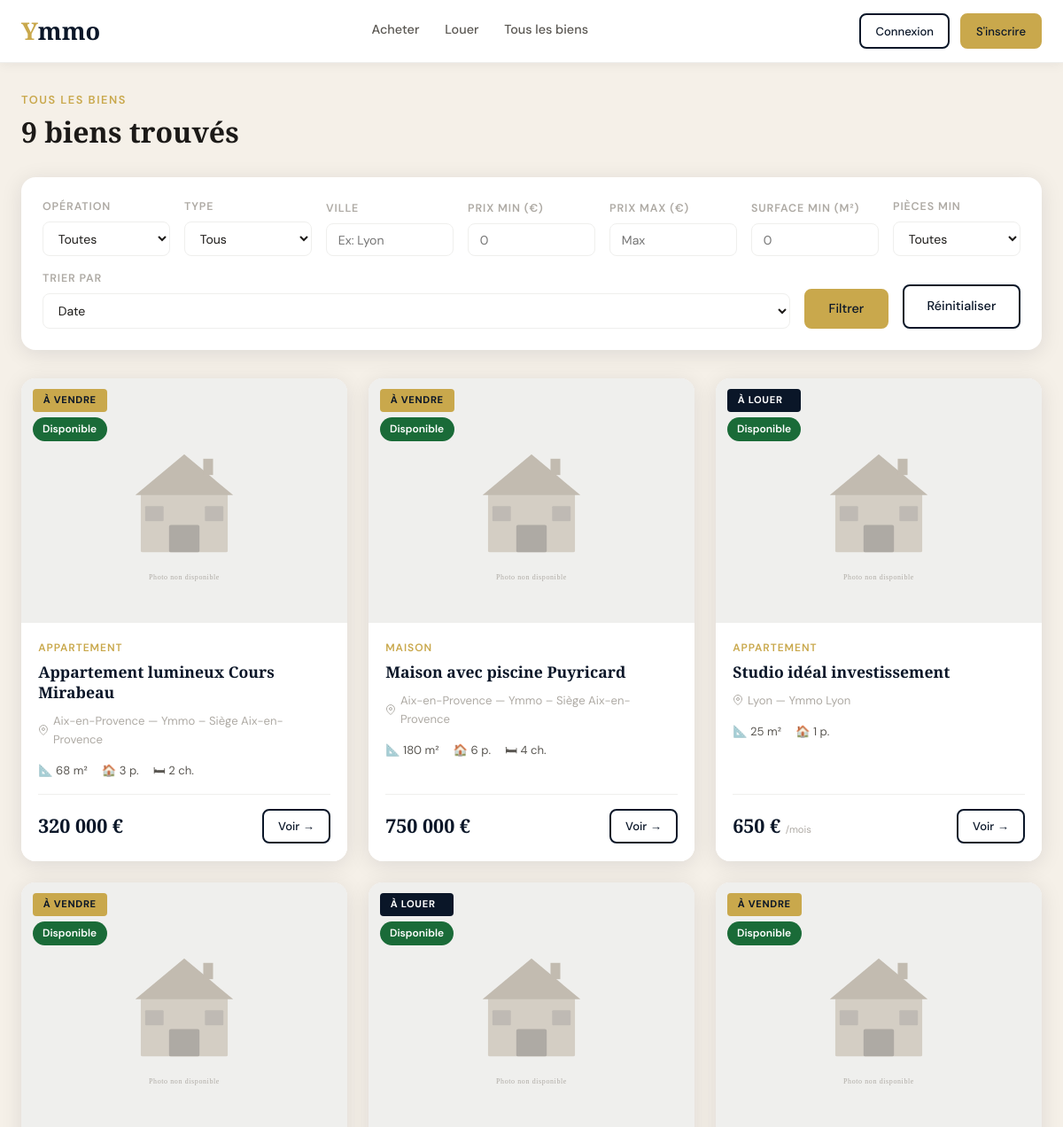
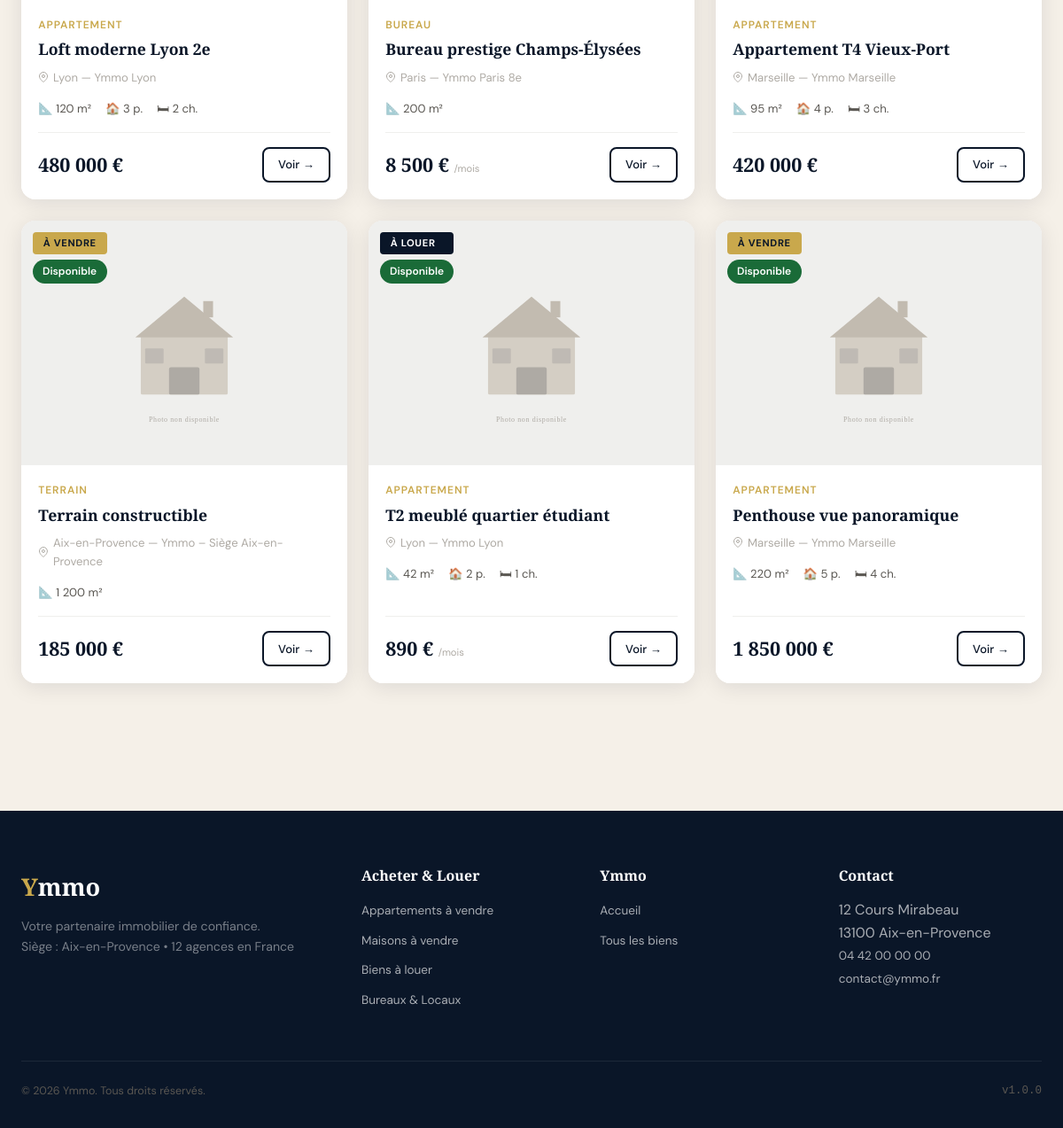
The page /biens.php on the database its author committed (2 pictures, top to bottom).
### tables this page shows
CREATE TABLE `biens` (
  `id`            INT UNSIGNED AUTO_INCREMENT PRIMARY KEY,
  `titre`         VARCHAR(200) NOT NULL,
  `description`   TEXT         NOT NULL,
  `type`          ENUM('appartement','maison','bureau','local','terrain','autre') NOT NULL,
  `statut`        ENUM('disponible','vendu','loue','archive') NOT NULL DEFAULT 'disponible',
  `operation`     ENUM('vente','location') NOT NULL DEFAULT 'vente',
  `prix`          DECIMAL(12,2) NOT NULL,
  `surface`       DECIMAL(8,2)  NOT NULL,
  `pieces`        TINYINT UNSIGNED NOT NULL DEFAULT 1,
  `chambres`      TINYINT UNSIGNED NOT NULL DEFAULT 0,
  `etage`         TINYINT NULL,
  `adresse`       VARCHAR(255) NOT NULL,
  `ville`         VARCHAR(100) NOT NULL,
  `cp`            VARCHAR(10)  NOT NULL,
  `latitude`      DECIMAL(10,7) NULL,
  `longitude`     DECIMAL(10,7) NULL,
  `agence_id`     INT UNSIGNED NOT NULL,
  `agent_id`      INT UNSIGNED NOT NULL,
  `options`       JSON NULL COMMENT 'Parkings, cave, terrasse, etc.',
  `created_at`    DATETIME DEFAULT CURRENT_TIMESTAMP,
  `updated_at`    DATETIME DEFAULT CURRENT_TIMESTAMP ON UPDATE CURRENT_TIMESTAMP,
  FOREIGN KEY (`agence_id`) REFERENCES `agences`(`id`),
  FOREIGN KEY (`agent_id`)  REFERENCES `users`(`id`)
);

CREATE TABLE `agences` (
  `id`        INT UNSIGNED AUTO_INCREMENT PRIMARY KEY,
  `nom`       VARCHAR(100) NOT NULL,
  `adresse`   VARCHAR(255) NOT NULL,
  `ville`     VARCHAR(100) NOT NULL,
  `cp`        VARCHAR(10)  NOT NULL,
  `telephone` VARCHAR(20)  NOT NULL,
  `email`     VARCHAR(150) NOT NULL,
  `created_at` DATETIME DEFAULT CURRENT_TIMESTAMP
);

### config/database.php (called while the page is built, shortened)
<?php
class Database
{
    private static ?PDO $instance = null;
    public static function getInstance(): PDO
    {
        if (self::$instance === null) {
            try {
                $dsn = sprintf(
                    'mysql:host=%s;dbname=%s;charset=%s',
                    DB_HOST, DB_NAME, DB_CHARSET
                );
                self::$instance = new PDO($dsn, DB_USER, DB_PASS, [
                    PDO::ATTR_ERRMODE            => PDO::ERRMODE_EXCEPTION,
                    PDO::ATTR_DEFAULT_FETCH_MODE => PDO::FETCH_ASSOC,
                    PDO::ATTR_EMULATE_PREPARES   => false,
                ]);
            } catch (PDOException $e) {
                if (DEBUG_MODE) {
                    die('Erreur de connexion BDD : ' . $e->getMessage());
                } else {
                    die('Erreur de connexion. Veuillez réessayer plus tard.');
                }
            }
        }
        return self::$instance;
    }
    public static function query(string $sql, array $params = []): PDOStatement
    {
        $stmt = self::getInstance()->prepare($sql);
        $stmt->execute($params);
        return $stmt;
    }
    public static function fetchOne(string $sql, array $params = []): array|false
    {
        return self::query($sql, $params)->fetch();
    }
}

### biens.php (the view, shortened to what this page needs)
<?php
require_once __DIR__ . '/includes/header.php';
$filters = [
  'operation'  => clean($_GET['operation']  ?? ''),
  'type'       => clean($_GET['type']       ?? ''),
  'ville'      => clean($_GET['ville']      ?? ''),
  'prix_min'   => isset($_GET['prix_min']) && $_GET['prix_min'] !== '' ? (float)$_GET['prix_min'] : null,
  'prix_max'   => isset($_GET['prix_max']) && $_GET['prix_max'] !== '' ? (float)$_GET['prix_max'] : null,
  'surface_min' => (int)($_GET['surface_min'] ?? 0),
  'pieces_min' => (int)($_GET['pieces_min'] ?? 0),
  'sort'       => clean($_GET['sort']       ?? 'created_at'),
  'order'      => clean($_GET['order']      ?? 'DESC'),
  'statut'     => 'disponible',
];
$page   = max(1, (int)($_GET['page'] ?? 1));
$result = getBiens($filters, $page);
?>
<div class="container" style="padding-top:2rem;padding-bottom:4rem;">
  <div class="section-header">
    <div>
      <p class="section-label">
        <?php if ($filters['operation'] === 'vente'): ?>Acheter
        <?php elseif ($filters['operation'] === 'location'): ?>Louer
        <?php else: ?>Tous les biens<?php endif; ?>
      </p>
      <h1 style="font-size:2rem;">
        <?= $result['total'] ?> bien<?= $result['total'] > 1 ? 's' : '' ?> trouvé<?= $result['total'] > 1 ? 's' : '' ?>
      </h1>
    </div>
  </div>
  <form class="filters-bar" method="GET" action="biens.php" id="filters-form">
    <div class="filter-group">
      <label>Opération</label>
      <select name="operation" onchange="this.form.submit()">
        <option value="">Toutes</option>
      </select>
    </div>
    <div class="filter-group">
      <label>Type</label>
      <select name="type" onchange="this.form.submit()">
        <option value="">Tous</option>
      </select>
    </div>
    <div class="filter-group">
      <label>Ville</label>
      <input type="text" name="ville" value="<?= e($filters['ville']) ?>" placeholder="Ex: Lyon">
    </div>
    <div class="filter-group">
      <label>Prix min (€)</label>
      <input type="number" name="prix_min" value="<?= $filters['prix_min'] ?: '' ?>" placeholder="0" min="0">
    </div>
    <div class="filter-group">
      <label>Prix max (€)</label>
      <input type="number" name="prix_max" value="<?= $filters['prix_max'] ?: '' ?>" placeholder="Max" min="0">
    </div>
    <div class="filter-group">
      <label>Surface min (m²)</label>
      <input type="number" name="surface_min" value="<?= $filters['surface_min'] ?: '' ?>" placeholder="0" min="0">
    </div>
    <div class="filter-group">
      <label>Pièces min</label>
      <select name="pieces_min">
        <option value="">Toutes</option>
      </select>
    </div>
    <div class="filter-group">
      <label>Trier par</label>
      <select name="sort" onchange="this.form.submit()">
        <option value="created_at" <?= $filters['sort'] === 'created_at' ? 'selected' : '' ?>>Date</option>
      </select>
    </div>
    <button type="submit" class="btn btn-primary">Filtrer</button>
    <a href="biens.php" class="btn btn-outline">Réinitialiser</a>
  </form>
  <?php if (empty($result['items'])): ?>
    <div class="empty-state">
      <svg width="64" height="64" viewBox="0 0 24 24" fill="none" stroke="currentColor" stroke-width="1">
        <path d="M3 9l9-7 9 7v11a2 2 0 01-2 2H5a2 2 0 01-2-2z" />
      </svg>
      <h3>Aucun bien ne correspond à vos critères</h3>
      <p>Essayez d'élargir vos filtres.</p>
      <a href="biens.php" class="btn btn-primary mt-2">Voir tous les biens</a>
    </div>
  <?php else: ?>
    <div class="biens-grid">
      <?php foreach ($result['items'] as $b): ?>
        <a href="bien-detail.php?id=<?= $b['id'] ?>" class="bien-card">
          <div class="bien-card-img">
            <img loading="lazy" src="<?= imageSrc($b['image_principale']) ?>" alt="<?= e($b['titre']) ?>" loading="lazy">
            <div class="bien-card-badges">
              <span class="bien-card-operation <?= $b['operation'] === 'location' ? 'location' : '' ?>">
                <?= $b['operation'] === 'vente' ? 'À vendre' : 'À louer' ?>
              </span>
              <?= badgeStatut($b['statut']) ?>
            </div>
          </div>
          <div class="bien-card-body">
            <p class="bien-card-type"><?= labelType($b['type']) ?></p>
            <h3 class="bien-card-title"><?= e($b['titre']) ?></h3>
            <p class="bien-card-location">
              <svg class="icon-pin" width="12" height="12" viewBox="0 0 24 24" fill="none" stroke="currentColor" stroke-width="2">
                <path d="M21 10c0 7-9 13-9 13s-9-6-9-13a9 9 0 0118 0z" />
                <circle cx="12" cy="10" r="3" />
              </svg>
              <?= e($b['ville']) ?> — <?= e($b['agence_nom']) ?>
            </p>
            <div class="bien-card-features">
              <span class="bien-card-feature">📐 <?= formatSurface($b['surface']) ?></span>
              <?php if ($b['pieces']): ?>
                <span class="bien-card-feature">🏠 <?= $b['pieces'] ?> p.</span>
              <?php endif; ?>
              <?php if ($b['chambres']): ?>
                <span class="bien-card-feature">🛏 <?= $b['chambres'] ?> ch.</span>
              <?php endif; ?>
            </div>
            <div class="bien-card-footer">
              <p class="bien-card-price">
                <?= formatPrix($b['prix']) ?>
                <?php if ($b['operation'] === 'location'): ?><small>/mois</small><?php endif; ?>
              </p>
              <span class="btn btn-sm btn-outline">Voir →</span>
            </div>
          </div>
        </a>
      <?php endforeach; ?>
    </div>
  <?php endif; ?>
</div>
<?php require_once __DIR__ . '/includes/footer.php'; ?>

### includes/functions.php (shortened to what this page needs)
<?php
require_once __DIR__ . '/../config/database.php';
function e(?string $value): string
{
    return htmlspecialchars($value ?? '', ENT_QUOTES | ENT_HTML5, 'UTF-8');
}
function clean(?string $value): string
{
    return trim(strip_tags($value ?? ''));
}
function formatPrix(float $prix): string
{
    return number_format($prix, 0, ',', ' ') . ' €';
}
function formatSurface(float $surface): string
{
    return number_format($surface, 0, ',', ' ') . ' m²';
}
function labelType(string $type): string
{
    return match ($type) {
        'appartement' => 'Appartement',
        'maison'      => 'Maison',
        'bureau'      => 'Bureau',
        'local'       => 'Local commercial',
        'terrain'     => 'Terrain',
        default       => 'Autre',
    };
}
function labelStatut(string $statut): string
{
    return match ($statut) {
        'disponible' => 'Disponible',
        'vendu'      => 'Vendu',
        'loue'       => 'Loué',
        'archive'    => 'Archivé',
        default      => $statut,
    };
}
function badgeStatut(string $statut): string
{
    $class = match ($statut) {
        'disponible' => 'badge-success',
        'vendu'      => 'badge-danger',
        'loue'       => 'badge-warning',
        'archive'    => 'badge-secondary',
        default      => 'badge-info',
    };
    return '<span class="badge ' . $class . '">' . labelStatut($statut) . '</span>';
}
function getBiens(array $filters = [], int $page = 1, int $perPage = ITEMS_PER_PAGE): array
{
    $where  = ['b.statut != "archive"'];
    $params = [];
    if (!empty($filters['statut'])) {
        $where[] = 'b.statut = :statut';
        $params[':statut'] = $filters['statut'];
    }
    $whereClause = $where ? 'WHERE ' . implode(' AND ', $where) : '';
    $sort        = in_array($filters['sort'] ?? '', ['prix', 'surface', 'created_at'])
        ? 'b.' . $filters['sort']
        : 'b.created_at';
    $order       = ($filters['order'] ?? 'DESC') === 'ASC' ? 'ASC' : 'DESC';
    $offset      = ($page - 1) * $perPage;
    $total = (int) Database::fetchOne(
        "SELECT COUNT(*) AS total FROM biens b $whereClause",
        $params
    )['total'];
    $sql = "
        SELECT b.*,
               a.nom AS agence_nom,
               CONCAT(u.prenom, ' ', u.nom) AS agent_nom,
               img.filename AS image_principale
        FROM biens b
        LEFT JOIN agences a ON a.id = b.agence_id
        LEFT JOIN users   u ON u.id = b.agent_id
        LEFT JOIN images_biens img ON img.bien_id = b.id AND img.principale = 1
        $whereClause
        ORDER BY $sort $order
        LIMIT :limit OFFSET :offset
    ";
    $stmt = Database::getInstance()->prepare($sql);
    foreach ($params as $k => $v) {
        $stmt->bindValue($k, $v);
    }
    $stmt->bindValue(':limit',  $perPage, PDO::PARAM_INT);
    $stmt->bindValue(':offset', $offset,  PDO::PARAM_INT);
    $stmt->execute();
    $items = $stmt->fetchAll();
    return [
        'items'      => $items,
        'total'      => $total,
        'page'       => $page,
        'perPage'    => $perPage,
        'totalPages' => (int) ceil($total / $perPage),
    ];
}
function imageSrc(?string $filename): string
{
    return APP_URL . '/assets/images/placeholder.svg';
}

### rows shown on the page
biens: operation "À VENDRE", statut "Disponible", type "APPARTEMENT", titre "Appartement lumineux Cours Mirabeau", ville "Aix-en-Provence", agence.nom "Ymmo – Siège Aix-en-Provence", surface "68 m²", pieces "3", chambres "2", prix "320 000 €"
biens: operation "À VENDRE", statut "Disponible", type "MAISON", titre "Maison avec piscine Puyricard", ville "Aix-en-Provence", agence.nom "Ymmo – Siège Aix-en-Provence", surface "180 m²", pieces "6", chambres "4", prix "750 000 €"
biens: operation "À LOUER", statut "Disponible", type "APPARTEMENT", titre "Studio idéal investissement", ville "Lyon", agence.nom "Ymmo Lyon", surface "25 m²", pieces "1", prix "650 €"
biens: operation "À VENDRE", statut "Disponible", type "APPARTEMENT", titre "Loft moderne Lyon 2e", ville "Lyon", agence.nom "Ymmo Lyon", surface "120 m²", pieces "3", chambres "2", prix "480 000 €"
biens: operation "À LOUER", statut "Disponible", type "BUREAU", titre "Bureau prestige Champs-Élysées", ville "Paris", agence.nom "Ymmo Paris 8e", surface "200 m²", prix "8 500 €"
biens: operation "À VENDRE", statut "Disponible", type "APPARTEMENT", titre "Appartement T4 Vieux-Port", ville "Marseille", agence.nom "Ymmo Marseille", surface "95 m²", pieces "4", chambres "3", prix "420 000 €"
biens: operation "À VENDRE", statut "Disponible", type "TERRAIN", titre "Terrain constructible", ville "Aix-en-Provence", agence.nom "Ymmo – Siège Aix-en-Provence", surface "1 200 m²", prix "185 000 €"
biens: operation "À LOUER", statut "Disponible", type "APPARTEMENT", titre "T2 meublé quartier étudiant", ville "Lyon", agence.nom "Ymmo Lyon", surface "42 m²", pieces "2", chambres "1", prix "890 €"
biens: operation "À VENDRE", statut "Disponible", type "APPARTEMENT", titre "Penthouse vue panoramique", ville "Marseille", agence.nom "Ymmo Marseille", surface "220 m²", pieces "5", chambres "4", prix "1 850 000 €"

### other values the page prints
$result['total'] "9"
APP_VERSION "1.0.0"
